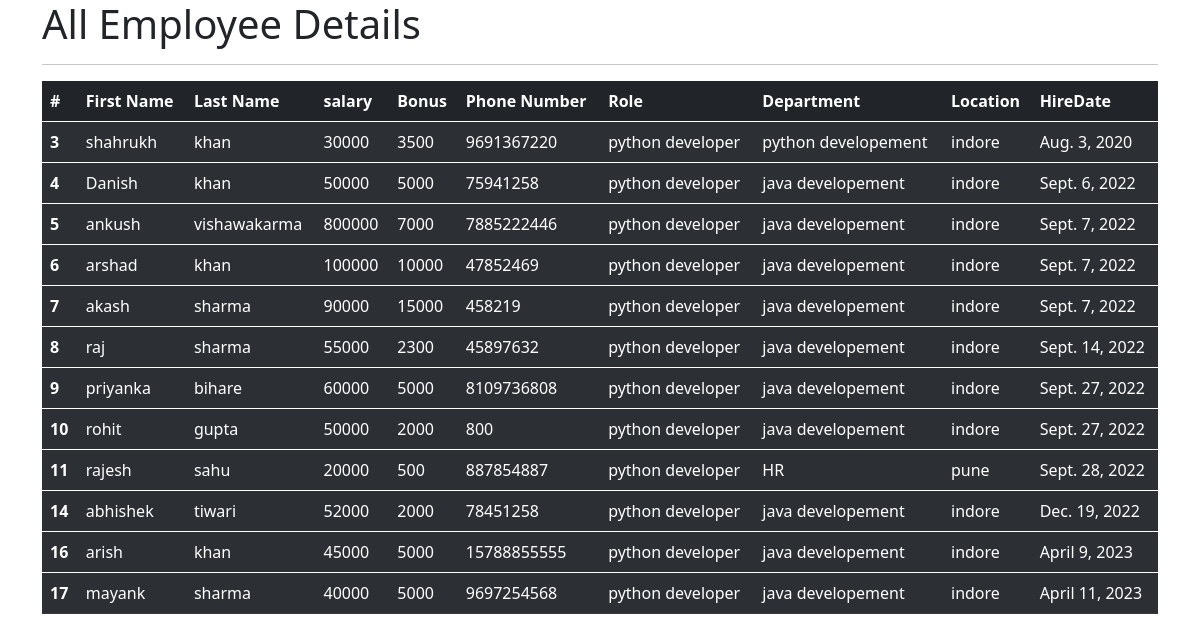
The app's page /all_emp with its own data.
### emp_app/models.py (models this page shows, shortened)
class Employee(models.Model):
    first_name = models.CharField(max_length=100, null=False)
    last_name= models.CharField(max_length=100)
    dept = models.ForeignKey(Department, on_delete= models.CASCADE)
    salary = models.IntegerField(default=0)
    bonus = models.IntegerField(default=0)
    role = models.ForeignKey(Role, on_delete=models.CASCADE)
    phone= models.IntegerField(default=0)
    hire_date= models.DateField()
    def __str__(self):
        return "%s %s %s" %(self.first_name,self.last_name,self.phone)

class Role(models.Model):
    name= models.CharField(max_length=100, null=False)

class Department(models.Model):
    name= models.CharField(max_length=100,null=False)
    location= models.CharField(max_length=100)
    def __str__(self):
        return self.name

### emp_app/views.py (the view)
# urls.py: path('all_emp',views.all_emp),
def all_emp(request):
    emps=Employee.objects.all()
    context={
        'emps': emps
    }
    print(context)
    return render(request,'view_all_emp.html',context)

### emp_app/templates/view_all_emp.html (shortened to what this page needs)
<!doctype html>
<html lang="en">
  <head>
    <link href="https://cdn.jsdelivr.net/npm/bootstrap@5.0.2/dist/css/bootstrap.min.css" rel="stylesheet">
  </head>
  <body bgcolor="blue">
    <div class="container">
        <h1>All Employee Details</h1><hr>
        <table class="table table-dark table-striped">
          <thead>
            <tr>
              <th scope="col">#</th>
              <th scope="col">First Name</th>
              <th scope="col">Last Name</th>
              <th scope="col">salary</th>
              <th scope="col">Bonus</th>
              <th scope="col">Phone Number</th>
              <th scope="col">Role</th>
              <th scope="col">Department</th>
              <th scope="col">Location</th>
              <th scope="col">HireDate</th>
            </tr>
          </thead>
          {% for emp in emps %}
          <tbody>
            <tr>
              <th scope="row">{{emp.id}}</th>
              <td>{{emp.first_name}}</td>
              <td>{{emp.last_name}}</td>
              <td>{{emp.salary}}</td>
              <td>{{emp.bonus}}</td>
              <td>{{emp.phone}}</td>
              <td>{{emp.role.name}}</td>
              <td>{{emp.dept}}</td>
              <td>{{emp.dept.location}}</td>
              <td>{{emp.hire_date}}</td>
            </tr>
          </tbody>
          {%endfor%}
        </table>
  </body>
</html>

### records on screen
Employee: id "3", first_name "shahrukh", last_name "khan", salary "30000", bonus "3500", phone "9691367220", role.name "python developer", dept "python developement", dept.location "indore", hire_date "Aug. 3, 2020"
Employee: id "4", first_name "Danish", last_name "khan", salary "50000", bonus "5000", phone "75941258", role.name "python developer", dept "java developement", dept.location "indore", hire_date "Sept. 6, 2022"
Employee: id "5", first_name "ankush", last_name "vishawakarma", salary "800000", bonus "7000", phone "7885222446", role.name "python developer", dept "java developement", dept.location "indore", hire_date "Sept. 7, 2022"
Employee: id "6", first_name "arshad", last_name "khan", salary "100000", bonus "10000", phone "47852469", role.name "python developer", dept "java developement", dept.location "indore", hire_date "Sept. 7, 2022"
Employee: id "7", first_name "akash", last_name "sharma", salary "90000", bonus "15000", phone "458219", role.name "python developer", dept "java developement", dept.location "indore", hire_date "Sept. 7, 2022"
Employee: id "8", first_name "raj", last_name "sharma", salary "55000", bonus "2300", phone "45897632", role.name "python developer", dept "java developement", dept.location "indore", hire_date "Sept. 14, 2022"
Employee: id "9", first_name "priyanka", last_name "bihare", salary "60000", bonus "5000", phone "8109736808", role.name "python developer", dept "java developement", dept.location "indore", hire_date "Sept. 27, 2022"
Employee: id "10", first_name "rohit", last_name "gupta", salary "50000", bonus "2000", phone "800", role.name "python developer", dept "java developement", dept.location "indore", hire_date "Sept. 27, 2022"
Employee: id "11", first_name "rajesh", last_name "sahu", salary "20000", bonus "500", phone "887854887", role.name "python developer", dept "HR", dept.location "pune", hire_date "Sept. 28, 2022"
Employee: id "14", first_name "abhishek", last_name "tiwari", salary "52000", bonus "2000", phone "78451258", role.name "python developer", dept "java developement", dept.location "indore", hire_date "Dec. 19, 2022"
Employee: id "16", first_name "arish", last_name "khan", salary "45000", bonus "5000", phone "15788855555", role.name "python developer", dept "java developement", dept.location "indore", hire_date "April 9, 2023"
Employee: id "17", first_name "mayank", last_name "sharma", salary "40000", bonus "5000", phone "9697254568", role.name "python developer", dept "java developement", dept.location "indore", hire_date "April 11, 2023"
